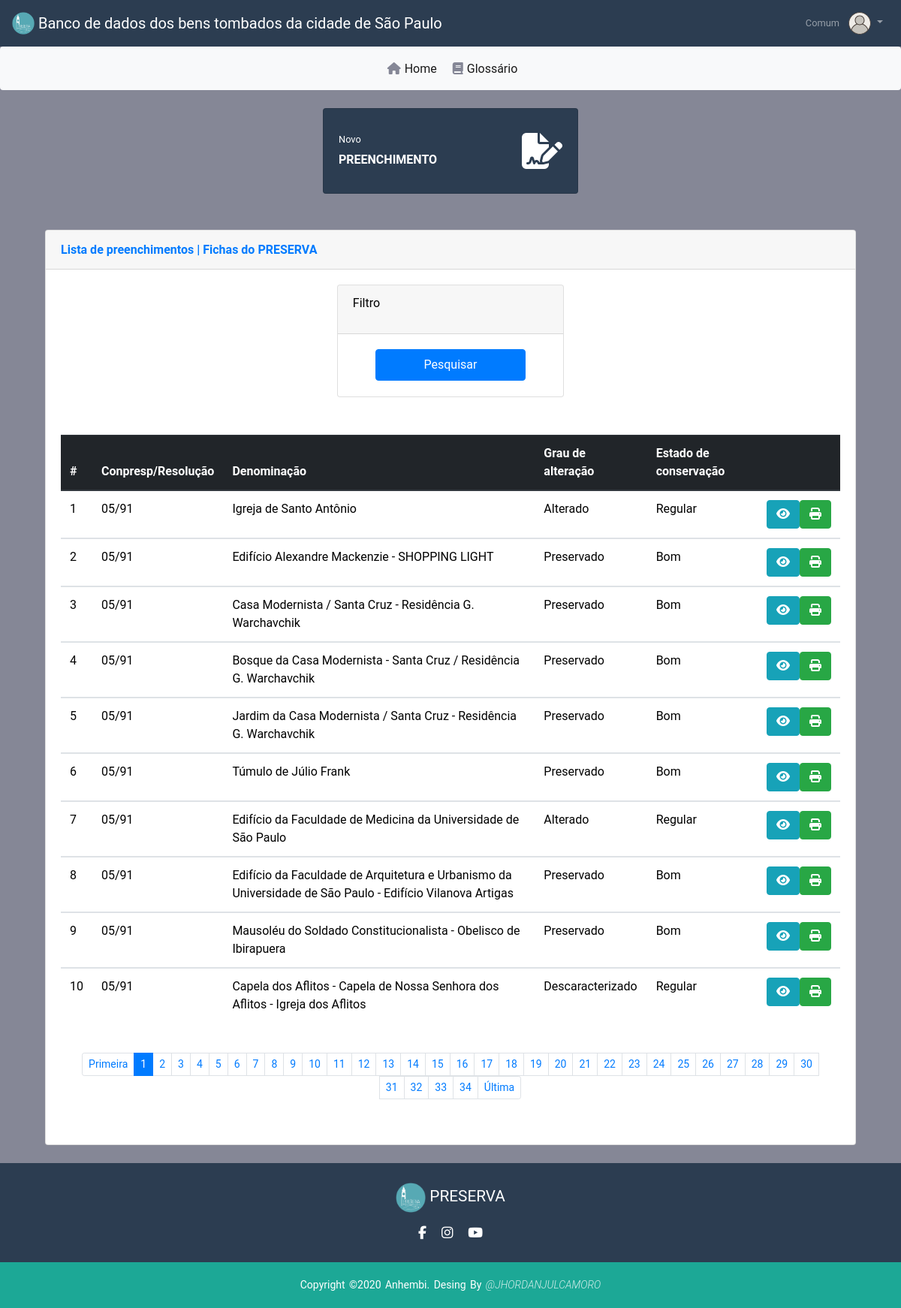
The page /home.php (signed in) on the database its author committed.
### tables this page shows
CREATE TABLE `imovel` (
  `id` int(11) NOT NULL,
  `responsavelPreenchimento` varchar(255) NOT NULL,
  `grupoTipoEquipe` varchar(30) DEFAULT NULL,
  `itemResolucao` varchar(30) DEFAULT NULL,
  `denominacao` text,
  `classificacao` varchar(30) DEFAULT NULL,
  `usoAtual` varchar(255) DEFAULT NULL,
  `propriedade` varchar(30) DEFAULT NULL,
  `terreo` varchar(60) DEFAULT NULL,
  `resolucaoTombamento` varchar(255) DEFAULT NULL,
  `anoConpresp` int(11) NOT NULL,
  `resolucaoCondephaat` varchar(255) DEFAULT NULL,
  `anoCondephaat` int(11) NOT NULL,
  `resolucaoIphan` varchar(255) DEFAULT NULL,
  `anoIphan` int(11) NOT NULL,
  `tipo` varchar(30) DEFAULT NULL,
  `titulo` varchar(60) DEFAULT NULL,
  `logradouro` varchar(90) DEFAULT NULL,
  `numeroEndereco` varchar(30) DEFAULT NULL,
  `distrito` varchar(60) DEFAULT NULL,
  `prefeituraRegional` varchar(60) DEFAULT NULL,
  `setor` varchar(30) DEFAULT NULL,
  `quadra` varchar(30) DEFAULT NULL,
  `lote` varchar(30) DEFAULT NULL,
  `autorOriginal` varchar(255) DEFAULT NULL,
  `construtor` varchar(255) DEFAULT NULL,
  `dataConstrucao` varchar(255) DEFAULT NULL,
  `dataAproximada` varchar(30) NOT NULL,
  `estiloArquitetonico` varchar(255) DEFAULT NULL,
  `tecnicaConstrutiva` varchar(60) DEFAULT NULL,
  `numeroPavimentos` varchar(255) DEFAULT NULL,
  `areaLote` varchar(255) DEFAULT NULL,
  `areaConstruida` varchar(255) DEFAULT NULL,
  `grauTombamento` varchar(255) DEFAULT NULL,
  `grauAlteracao` varchar(30) DEFAULT NULL,
  `comentarioGrauAlteracao` text,
  `grauEstadoConservacao` varchar(30) DEFAULT NULL,
  `comentarioEstadoConservacao` text,
  `observacoesPavimentos` text,
  `dadosHistoricos` text,
  `dadosArquitetonicos` text,
  `dadosAmbiencia` text,
  `fontesBibliograficas` text,
  `outrasInformacoes` text,
  `observacoes` text,
  `documentacaoFotografica` varchar(255) DEFAULT NULL,
  `documentacaoFotografica2` varchar(255) DEFAULT NULL,
  `documentacaoFotografica3` varchar(255) DEFAULT NULL,
  `documentacaoGrafica` varchar(255) DEFAULT NULL,
  `documentacaoGrafica2` varchar(255) DEFAULT NULL,
  `documentacaoGrafica3` varchar(255) DEFAULT NULL
);

### home.php (the view, shortened to what this page needs)
<?php
$servername = "db";
$usernames = "root";
$passwords = "123";
$dbname = "conpresp_db";
$conn = mysqli_connect($servername, $usernames, $passwords, $dbname) or die('Erro ao conectar');
$username = $_SESSION['username'];
$pagina = (isset($_GET['pagina'])) ? $_GET['pagina'] : 1;
if (!mysqli_set_charset($conn, "utf8mb4")) {
    printf("Error loading character set utf8mb4: %s\n", mysqli_error($conn));
    exit();
} else {
    $sql = "select * from imovel";
    $result = mysqli_query($conn, $sql);
    $total_registros = mysqli_num_rows($result);
    $quantidade_pg = 10;
    $num_paginas = ceil($total_registros / $quantidade_pg);
    $inicio = ($quantidade_pg * $pagina) - $quantidade_pg;
    $result_registro = "SELECT * FROM imovel limit $inicio, $quantidade_pg";
    $resultado_registro = mysqli_query($conn, $result_registro);
?>
    <!DOCTYPE html>
    <html lang="en">
    <head>
        <link rel="stylesheet" href="https://maxcdn.bootstrapcdn.com/bootstrap/4.0.0/css/bootstrap.min.css" />
        <link rel="stylesheet" href="https://cdn.datatables.net/1.10.21/css/dataTables.bootstrap4.min.css" />
        <link rel="stylesheet" href="css/home.css" />
    </head>
    <body>
        <div id="content-wrapper" class="d-flex flex-column">
            <div id="content">
                <nav class="navbar navbar-expand navbar-dark bg-darkblue topbar static-top shadow">
                    <a class="navbar-brand" href="home.php">
                        <img src="img/logo_1.png" width="30" height="30" class="d-inline-block align-top" alt="" />
                        Banco de dados dos bens tombados da cidade de São Paulo
                    </a>
                    <ul class="navbar-nav ml-auto">
                        <li class="nav-item dropdown no-arrow">
                            <a class="nav-link dropdown-toggle" href="#" id="userDropdown" role="button" data-toggle="dropdown" aria-haspopup="true" aria-expanded="false">
                                <span class="mr-2 d-none d-lg-inline text-gray-600 small"><?php echo $username ?></span>
                                <img class="img-profile rounded-circle" src="img/user.svg" width="30px" height="30px" />
                            </a>
                        </li>
                    </ul>
                </nav>
            </div>
        </div>
        <nav class="navbar navbar-expand-md navbar-light bg-light rounded">
            <div class="collapse navbar-collapse justify-content-md-center" id="navbarsExample10">
                <ul class="navbar-nav">
                    <li class="nav-item active font-hover">
                        <a class="nav-link" href="home.php"><i class="fas fa-home bg-gray-icon"></i>Home</a>
                    </li>
                    <li class="nav-item active font-hover">
                        <a class="nav-link" href="templates/glossario.pdf"><i class="fas fa-book bg-gray-icon"></i>Glossário</a>
                    </li>
                </ul>
            </div>
        </nav>
        <div class="container mt-4">
            <div class="container-fluid">
                <div class="row h-100 d-flex justify-content-center">
                    <div class="col-xl-4 col-md-6 mb-4">
                        <div class="card border-left-warning shadow h-100 py-2 bg-darkblue">
                            <div class="card-body">
                                <div class="d-flex justify-content-between align-items-center">
                                    <div class="mr-3">
                                        <div class="text-xs font-weight-normal mb-1">
                                            <a href="index.php?modulo=Conpresp&acao=docConpresp" class="small text-white stretched-link text-decoration-none">
                                                Novo
                                            </a>
                                        </div>
                                        <div class="text-xs font-weight-bold text-uppercase mb-1">
                                            Preenchimento
                                        </div>
                                    </div>
                                    <i width="24" height="24" class="fas fa-file-signature fa-3x"></i>
                                </div>
                            </div>
                        </div>
                    </div>
                </div>
                <div class="row">
                    <div class="col-xl-12 col-lg-12">
                        <div class="card shadow mb-4">
                            <div class="card-header py-3 d-flex flex-row align-items-center justify-content-between">
                                <h6 class="m-0 font-weight-bold text-primary">
                                    Lista de preenchimentos | Fichas do PRESERVA
                                </h6>
                            </div>
                            <div class="card-body">
                                <div class="col d-flex justify-content-center">
                                    <div class="card" style="height: 150px; width: 30%">
                                        <div class="card-header">
                                            <p style="color: black;">Filtro</p>
                                        </div>
                                        <div class="col d-flex justify-content-center">
                                            <button type="button" class="btn btn-primary" style="margin-top: 20px; width: 200px; height: 50%" data-toggle="modal" data-target="#pesquisa-modal">Pesquisar</button>
                                        </div>
                                    </div>
                                </div>
                                <div class="table-responsive" style="margin-top:50px">
                                    <table class="table table-hover" id="tablaHome">
                                        <thead class="thead-dark">
                                            <tr>
                                                <th scope="col">#</th>
                                                <th scope="col">Conpresp/Resolução</th>
                                                <th scope="col">Denominação</th>
                                                <th scope="col">Grau de alteração</th>
                                                <th scope="col">Estado de conservação</th>
                                                <th scope="col d-none d-lg-block"></th>
                                            </tr>
                                        </thead>
                                        <tbody id="tbodyList" class="text-body">
                                            <?php
                                            while ($dados = mysqli_fetch_assoc($resultado_registro)) {
                                            ?>
                                                <tr>
                                                    <td style="color:black"><?php echo $dados['id']; ?></td>
                                                    <td style="color:black"><?php echo $dados['resolucaoTombamento']; ?></td>
                                                    <td style="color:black"><?php echo $dados['denominacao']; ?></td>
                                                    <td style="color:black"><?php echo $dados['grauAlteracao']; ?></td>
                                                    <td style="color:black"><?php echo $dados['grauEstadoConservacao']; ?></td>
                                                    <td class="sorting_1">
                                                        <div class="wrapper text-center">
                                                            <div class="btn-group">
                                                                <a href="visualizarPreenchimento.php?id=<?php echo $dados['id'];  ?>"><button class="btnVer btn btn-info" data-toggle="tooltip" title="Ver"><i class="fas fa-eye" aria-hidden="true"></i></button></a>
                                                                <a href="pdf.php?id=<?php echo $dados['id'];  ?>"><button class="btnPdf btn btn-success" data-toggle="tooltip" title="Pdf"><i class="fas fa-print" aria-hidden="true"></i></button></a>
                                                            </div>
                                                        </div>
                                                    </td>
                                                </tr>
                                        </tbody>
                                    <?php } ?>
                                    </table>
                                    <nav aria-label="...">
                                        <ul class="pagination p-4 pagination-sm d-flex justify-content-center flex-wrap">
                                            <li class="page-item ">
                                                <a class="page-link" href="home.php?pagina=<?php echo 1 ?>">Primeira</a>
                                            </li>
                                            <?php
                                            for ($i = 1; $i < $num_paginas + 1; $i++) {
                                                $estilo = "";
                                                if ($pagina == $i)
                                                    $estilo = "class='page-item active'";
                                            ?>
                                                <li <?php echo $estilo ?>><a class="page-link " href="home.php?pagina=<?php echo $i ?>"><?php echo $i ?></a></li>
                                            <?php    } ?>
                                            <li class="page-item">
                                                <a class="page-link" href="home.php?pagina=<?php echo $num_paginas ?>">Última</a>
                                            </li>
                                        </ul>
                                    </nav>
                                </div>
                            </div>
                        </div>
                    </div>
                </div>
            </div>
        </div>
        <footer>
            <div class="footer-content">
                <a class="" href="home.php">
                    <img src="img/logo_1.png" width="40" height="40" class="justify-content-center align-items-center" alt="" />
                    PRESERVA
                </a>
                <ul class="socials">
                    <li>
                        <a href="https://www.facebook.com/preservalpp" target="_blank"><i class="fa fa-facebook" aria-hidden="true"></i></a>
                    </li>
                    <li>
                        <a href="https://www.instagram.com/preserva.lpp/" target="_blank"><i class="fa fa-instagram" aria-hidden="true"></i></a>
                    </li>
                    <li>
                        <a href="https://www.youtube.com/channel/UCM0unl5Kp9y0JVmO_GgvvBg " target="_blank"><i class="fa fa-youtube" aria-hidden="true"></i></a>
                    </li>
                </ul>
            </div>
            <div class="footer-bottom">
                <p>
                    copyright &copy;2020 anhembi. desing by
                    <a href="https://github.com/JhordanJulcamoro" target="_blank">@JhordanJulcamoro</a>
                </p>
            </div>
        </footer>
    </body>
<?php } ?>
    </html>

### css/home.css (style rules this page uses)
:root { --dark: #0e2033ec; --darkblue: #2c3d51; --darkgreen: #1ca896; --darkgreenhover: #5bcebf; --light: #ffffff; --darkgray: rgb(133 135 150); --dark: #050f1aec; --gray: #353a41ec; --blue: #0b3d80ec; --green: #1c8072d5; }
body { font-family: "Roboto", sans-serif; font-weight: 400; color: var(--light); background-color: var(--darkgray); }
.bg-darkblue { background-color: var(--darkblue) !important; }
.bg-gray-icon { color: var(--darkgray) !important; margin: 5px; }
.text-body { color: var(--dark); }
.stretched-link::after { position: absolute; top: 0; right: 0; bottom: 0; left: 0; z-index: 1; pointer-events: auto; content: ""; background-color: rgb(0 0 0 / 0%); }
a:link, a:visited, a:active { text-decoration: none; }
footer { position: relative; bottom: 0; left: 0; right: 0; background: var(--darkblue); height: auto; padding-top: 20px; color: var(--light); }
.footer-content { display: flex; align-items: center; justify-content: center; flex-direction: column; text-align: center; }
.footer-content a { color: var(--light); font-size: 1.3rem; font-weight: 400; text-transform: capitalize; line-height: 3rem; }
.socials { padding-inline-start: 0px; list-style: none; display: flex; align-items: center; justify-content: center; margin: 0rem 0 1rem 0; }
.socials li { margin: 0 10px; }
.socials a { text-decoration: none; color: var(--light); }
.socials a i { font-size: 1.1rem; transition: color 0.4s ease; }
.footer-bottom { background: var(--darkgreen); padding: 20px 0; text-align: center; }
.footer-bottom p { font-size: 14px; word-spacing: 2px; text-transform: capitalize; margin-bottom: 0; }
.footer-bottom a { text-decoration: none; color: var(--light); text-transform: uppercase; opacity: 0.8; font-style: italic; font-weight: 300; }

### rows shown on the page
imovel: id "1", resolucaoTombamento "05/91", denominacao "Igreja de Santo Antônio", grauAlteracao "Alterado", grauEstadoConservacao "Regular"
imovel: id "2", resolucaoTombamento "05/91", denominacao "Edifício Alexandre Mackenzie - SHOPPING LIGHT", grauAlteracao "Preservado", grauEstadoConservacao "Bom"
imovel: id "3", resolucaoTombamento "05/91", denominacao "Casa Modernista / Santa Cruz - Residência G. Warchavchik", grauAlteracao "Preservado", grauEstadoConservacao "Bom"
imovel: id "4", resolucaoTombamento "05/91", denominacao "Bosque da Casa Modernista - Santa Cruz / Residência G. Warchavchik", grauAlteracao "Preservado", grauEstadoConservacao "Bom"
imovel: id "5", resolucaoTombamento "05/91", denominacao "Jardim da Casa Modernista / Santa Cruz - Residência G. Warchavchik", grauAlteracao "Preservado", grauEstadoConservacao "Bom"
imovel: id "6", resolucaoTombamento "05/91", denominacao "Túmulo de Júlio Frank", grauAlteracao "Preservado", grauEstadoConservacao "Bom"
imovel: id "7", resolucaoTombamento "05/91", denominacao "Edifício da Faculdade de Medicina da Universidade de São Paulo", grauAlteracao "Alterado", grauEstadoConservacao "Regular"
imovel: id "8", resolucaoTombamento "05/91", denominacao "Edifício da Faculdade de Arquitetura e Urbanismo da Universidade de São Paulo - Edifício Vilanova Artigas", grauAlteracao "Preservado", grauEstadoConservacao "Bom"
imovel: id "9", resolucaoTombamento "05/91", denominacao "Mausoléu do Soldado Constitucionalista - Obelisco de Ibirapuera", grauAlteracao "Preservado", grauEstadoConservacao "Bom"
imovel: id "10", resolucaoTombamento "05/91", denominacao "Capela dos Aflitos - Capela de Nossa Senhora dos Aflitos - Igreja dos Aflitos", grauAlteracao "Descaracterizado", grauEstadoConservacao "Regular"

### other values the page prints
$username "Comum"
